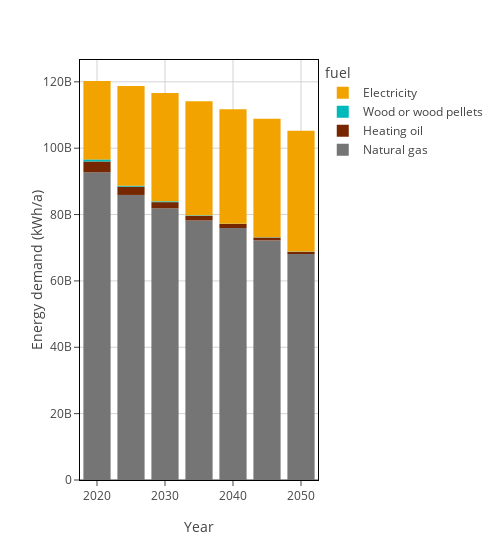

The cell this chart's notebook holds for it:
### Code cell
from abetam.figures import sciencify_plotly_fig
from abetam.config import FUEL_COLORS
fig = px.bar(
    energy_demand_df_long,
    x="year",
    y="value",
    color="fuel",
    color_discrete_map=FUEL_COLORS,
)
fig.update_layout(xaxis_title="Year", yaxis_title="Energy demand (kWh/a)", width=500, legend_traceorder="reversed")
sciencify_plotly_fig(fig)

### Figure 1 — Plotly figure (JSON) as saved in the notebook; plotly's stock layout.template omitted (floating-point values rounded to 4 significant figures)
{"data": [{"alignmentgroup": "True", "hovertemplate": "fuel=Natural gas<br>year=%{x}<br>value=%{y}<extra></extra>", "legendgroup": "Natural gas", "marker": {"color": "#757575", "pattern": {"shape": ""}}, "name": "Natural gas", "offsetgroup": "Natural gas", "orientation": "v", "showlegend": true, "textposition": "auto", "type": "bar", "x": [2020, 2025, 2030, 2035, 2040, 2045, 2050], "xaxis": "x", "y": [92740000000.0, 85910000000.0, 81890000000.0, 78209684640, 75940000000.0, 72200000000.0, 68120000000.0], "yaxis": "y"}, {"alignmentgroup": "True", "hovertemplate": "fuel=Heating oil<br>year=%{x}<br>value=%{y}<extra></extra>", "legendgroup": "Heating oil", "marker": {"color": "#772700", "pattern": {"shape": ""}}, "name": "Heating oil", "offsetgroup": "Heating oil", "orientation": "v", "showlegend": true, "textposition": "auto", "type": "bar", "x": [2020, 2025, 2030, 2035, 2040, 2045, 2050], "xaxis": "x", "y": [3261000000.0, 2499000000.0, 1852000000.0, 1423000000.0, 1212000000.0, 872900000.0, 664700000.0], "yaxis": "y"}, {"alignmentgroup": "True", "hovertemplate": "fuel=Wood or wood pellets<br>year=%{x}<br>value=%{y}<extra></extra>", "legendgroup": "Wood or wood pellets", "marker": {"color": "#00b9ba", "pattern": {"shape": ""}}, "name": "Wood or wood pellets", "offsetgroup": "Wood or wood pellets", "orientation": "v", "showlegend": true, "textposition": "auto", "type": "bar", "x": [2020, 2025, 2030, 2035, 2040, 2045, 2050], "xaxis": "x", "y": [625000000.0, 308700000.0, 248600000.0, 148800000.0, 90710000.0, 90710000.0, 71750000.0], "yaxis": "y"}, {"alignmentgroup": "True", "hovertemplate": "fuel=Electricity<br>year=%{x}<br>value=%{y}<extra></extra>", "legendgroup": "Electricity", "marker": {"color": "#f2a300", "pattern": {"shape": ""}}, "name": "Electricity", "offsetgroup": "Electricity", "orientation": "v", "showlegend": true, "textposition": "auto", "type": "bar", "x": [2020, 2025, 2030, 2035, 2040, 2045, 2050], "xaxis": "x", "y": [23630000000.0, 30010000000.0, 32670000000.0, 34390000000.0, 34490000000.0, 35700000000.0, 36390000000.0], "yaxis": "y"}], "layout": {"barmode": "relative", "legend": {"title": {"text": "fuel"}, "tracegroupgap": 0, "traceorder": "reversed"}, "margin": {"t": 60}, "plot_bgcolor": "white", "width": 500, "xaxis": {"anchor": "y", "domain": [0, 1], "gridcolor": "lightgrey", "linecolor": "black", "mirror": true, "showline": true, "ticks": "outside", "title": {"text": "Year"}}, "yaxis": {"anchor": "x", "domain": [0, 1], "gridcolor": "lightgrey", "linecolor": "black", "mirror": true, "showline": true, "ticks": "outside", "title": {"text": "Energy demand (kWh/a)"}}}}
